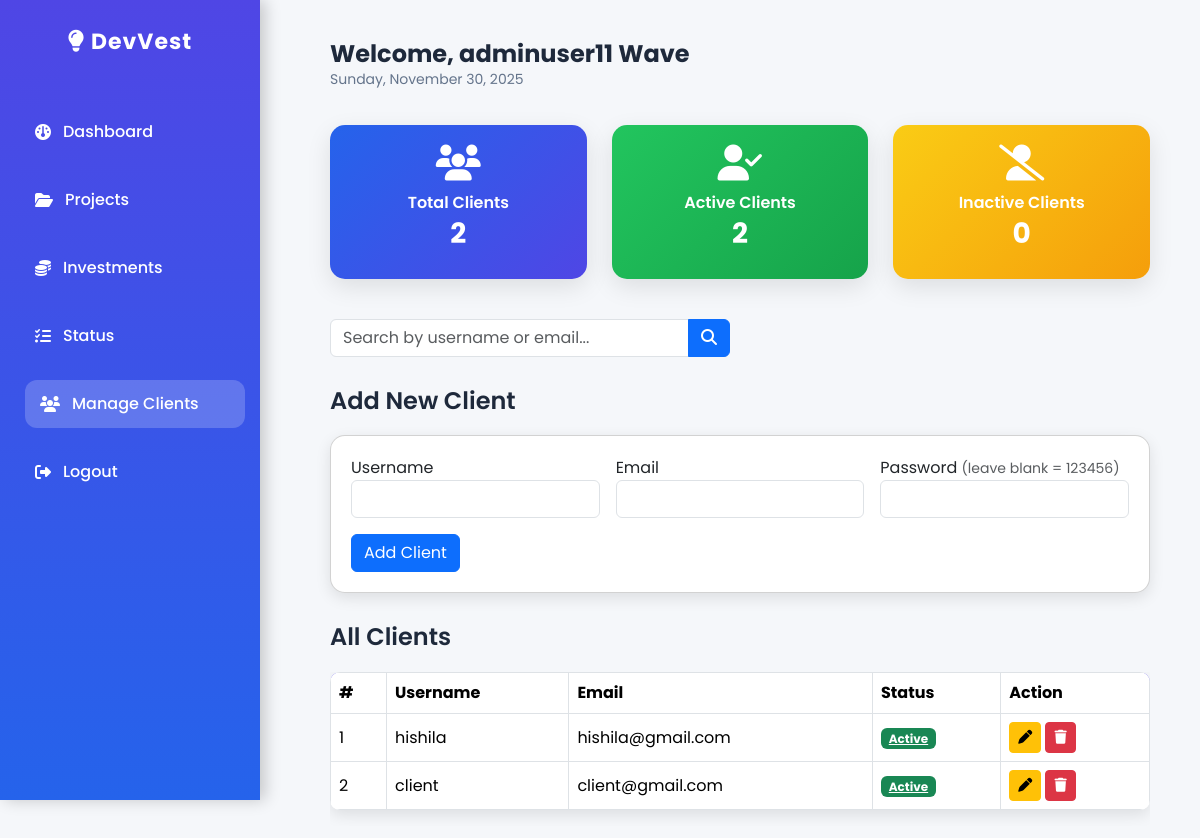
Page /admin/manage_clients.php (signed in) on the committed database.
### tables this page shows
CREATE TABLE `users` (
  `id` int(11) NOT NULL,
  `username` varchar(255) NOT NULL,
  `email` varchar(150) NOT NULL,
  `password` varchar(255) NOT NULL,
  `role` enum('admin','client','investor') NOT NULL DEFAULT 'client',
  `created_at` timestamp NOT NULL DEFAULT current_timestamp(),
  `country` varchar(100) DEFAULT NULL,
  `phone` varchar(20) DEFAULT NULL,
  `status` enum('active','inactive') DEFAULT 'active',
  `city` varchar(100) DEFAULT NULL,
  `deleted_at` datetime DEFAULT NULL
);

### admin/manage_clients.php (the view, shortened to what this page needs)
<?php
require '../db_connect.php';
$admin_name = $_SESSION['username'] ?? 'Admin';
$date = date("l, F d, Y");
$total_clients = $pdo->query("SELECT COUNT(*) FROM users WHERE role='client'")->fetchColumn();
$active_clients = $pdo->query("SELECT COUNT(*) FROM users WHERE role='client' AND status='active'")->fetchColumn();
$inactive_clients = $total_clients - $active_clients;
$edit_mode = false;
$username = '';
$email = '';
$search = trim($_GET['search'] ?? '');
$sql = "SELECT * FROM users WHERE role='client'";
$sql .= " ORDER BY id DESC";
if ($search) {
    $stmt = $pdo->prepare($sql);
    $like = "%$search%";
    $stmt->execute([$like, $like]);
} else {
    $stmt = $pdo->query($sql);
}
$clients = $stmt->fetchAll(PDO::FETCH_ASSOC);
?>
<!DOCTYPE html>
<html lang="en">
<head>
<link href="https://cdn.jsdelivr.net/npm/bootstrap@5.3.3/dist/css/bootstrap.min.css" rel="stylesheet">
<link href="https://cdnjs.cloudflare.com/ajax/libs/font-awesome/6.5.0/css/all.min.css" rel="stylesheet">
</head>
<body>
<div class="sidebar">
  <div class="logo"><i class="fa-solid fa-lightbulb"></i> DevVest</div>
  <a href="admin_dashboard.php"><i class="fa-solid fa-gauge"></i> Dashboard</a>
  <a href="projects.php"><i class="fa-solid fa-folder-open"></i> Projects</a>
  <a href="admin_investments.php"><i class="fa-solid fa-coins"></i> Investments</a>
  <a href="status.php"><i class="fa-solid fa-list-check"></i> Status</a>
  <a href="manage_clients.php" class="active"><i class="fa-solid fa-users"></i> Manage Clients</a>
  <a href="../logout.php"><i class="fa-solid fa-right-from-bracket"></i> Logout</a>
</div>
<div class="main">
  <div class="header">
    <div class="header-left">
      <h4>Welcome, <?= htmlspecialchars($admin_name) ?> Wave</h4>
      <div class="date"><?= $date ?></div>
    </div>
  </div>
  <div class="stats">
    <div class="stat-card"><i class="fa-solid fa-users"></i><h5>Total Clients</h5><h3><?= $total_clients ?></h3></div>
    <div class="stat-card"><i class="fa-solid fa-user-check"></i><h5>Active Clients</h5><h3><?= $active_clients ?></h3></div>
    <div class="stat-card"><i class="fa-solid fa-user-slash"></i><h5>Inactive Clients</h5><h3><?= $inactive_clients ?></h3></div>
  </div>
  <form class="mb-4">
    <div class="input-group" style="max-width:400px;">
      <input type="text" name="search" class="form-control" placeholder="Search by username or email..." value="<?= htmlspecialchars($search) ?>">
      <button class="btn btn-primary"><i class="fa-solid fa-search"></i></button>
    </div>
  </form>
  <h4 class="section-title"><?= $edit_mode ? 'Edit Client' : 'Add New Client' ?></h4>
  <div class="card mb-4">
    <form method="POST">
      <div class="row g-3">
        <div class="col-md-4">
          <label>Username</label>
          <input type="text" name="username" class="form-control" value="<?= htmlspecialchars($username) ?>" required>
        </div>
        <div class="col-md-4">
          <label>Email</label>
          <input type="email" name="email" class="form-control" value="<?= htmlspecialchars($email) ?>" required>
        </div>
        <div class="col-md-4">
          <label>Password <small class="text-muted">(leave blank = <?= $edit_mode?'keep current':'123456' ?>)</small></label>
          <input type="password" name="password" class="form-control">
        </div>
      </div>
      <div class="mt-3">
        <button type="submit" class="btn btn-primary"><?= $edit_mode ? 'Update Client' : 'Add Client' ?></button>
      </div>
    </form>
  </div>
  <h4 class="section-title">All Clients</h4>
  <div class="table-responsive">
    <table class="table table-bordered table-hover align-middle">
      <thead>
        <tr><th>#</th><th>Username</th><th>Email</th><th>Status</th><th>Action</th></tr>
      </thead>
      <tbody>
        <?php foreach ($clients as $i => $c): ?>
        <tr>
          <td><?= $i+1 ?></td>
          <td><?= htmlspecialchars($c['username']) ?></td>
          <td><?= htmlspecialchars($c['email']) ?></td>
          <td>
            <a href="?toggle=<?= $c['id'] ?>" class="badge bg-<?= $c['status']==='active'?'success':'danger' ?>">
              <?= ucfirst($c['status'] ?? 'active') ?>
            </a>
          </td>
          <td>
            <a href="?edit_id=<?= $c['id'] ?>" class="btn btn-sm btn-warning"><i class="fa-solid fa-pen"></i></a>
            <a href="?delete_id=<?= $c['id'] ?>" class="btn btn-sm btn-danger" onclick="return confirm('Delete this client permanently?')"><i class="fa-solid fa-trash"></i></a>
          </td>
        </tr>
        <?php endforeach; ?>
      </tbody>
    </table>
  </div>
</div>
</body>
</html>

### admin/manage_clients.php (style rules this page uses)
body { font-family: 'Poppins', sans-serif; background:#f5f7fa; min-height:100vh; margin:0; overflow-x:hidden; }
.sidebar { position: fixed; width: 260px; height: 100vh; background: linear-gradient(180deg,#4f46e5,#2563eb); color:#fff; padding:25px 20px; display:flex; flex-direction:column; gap:20px; box-shadow:5px 0 15px rgba(0,0,0,0.2); }
.sidebar .logo { text-align:center; font-weight:700; font-size:22px; margin-bottom:30px; color:#fff; letter-spacing:1px; }
.sidebar a { color:#fff; text-decoration:none; padding:12px 15px; border-radius:12px; display:flex; align-items:center; gap:12px; font-weight:500; transition:0.3s; }
.sidebar a.active, .sidebar a:hover { background: rgba(255,255,255,0.2); transform: translateX(5px); }
.main { margin-left:280px; padding:40px 50px; }
.header { display:flex; justify-content:space-between; align-items:center; margin-bottom:35px; flex-wrap:wrap; }
.header-left h4 { font-weight:700; color:#1e293b; margin:0; }
.header-left .date { color:#64748b; font-size:14px; }
.stats { display:grid; grid-template-columns: repeat(auto-fit,minmax(220px,1fr)); gap:25px; margin-bottom:40px; }
.stat-card { border-radius:15px; padding:20px; text-align:center; color:#fff; box-shadow:0 8px 25px rgba(0,0,0,0.1); }
.stat-card i { font-size:36px; margin-bottom:12px; }
.stat-card h5 { font-weight:600; font-size:16px; margin-bottom:5px; }
.stat-card h3 { font-weight:700; font-size:28px; }
.stat-card:nth-child(1) { background: linear-gradient(135deg,#2563eb,#4f46e5); }
.stat-card:nth-child(2) { background: linear-gradient(135deg,#22c55e,#16a34a); }
.stat-card:nth-child(3) { background: linear-gradient(135deg,#facc15,#f59e0b); }
.table { background:#fff;border-radius:10px;overflow:hidden;box-shadow:0 5px 15px rgba(0,0,0,0.1); }
.table thead { background:#4f46e5;color:white; }
.section-title { font-weight:600;color:#1e293b;margin-top:30px;margin-bottom:20px; }
.card { background:#fff;border-radius:15px; padding:20px; box-shadow:0 5px 15px rgba(0,0,0,0.1); }

### rows in the picture
users: username "hishila", email "hishila@gmail.com", status "Active"
users: username "client", email "client@gmail.com", status "Active"

### other values in the picture
$admin_name "adminuser11"
$total_clients "2"
$active_clients "2"
$inactive_clients "0"
